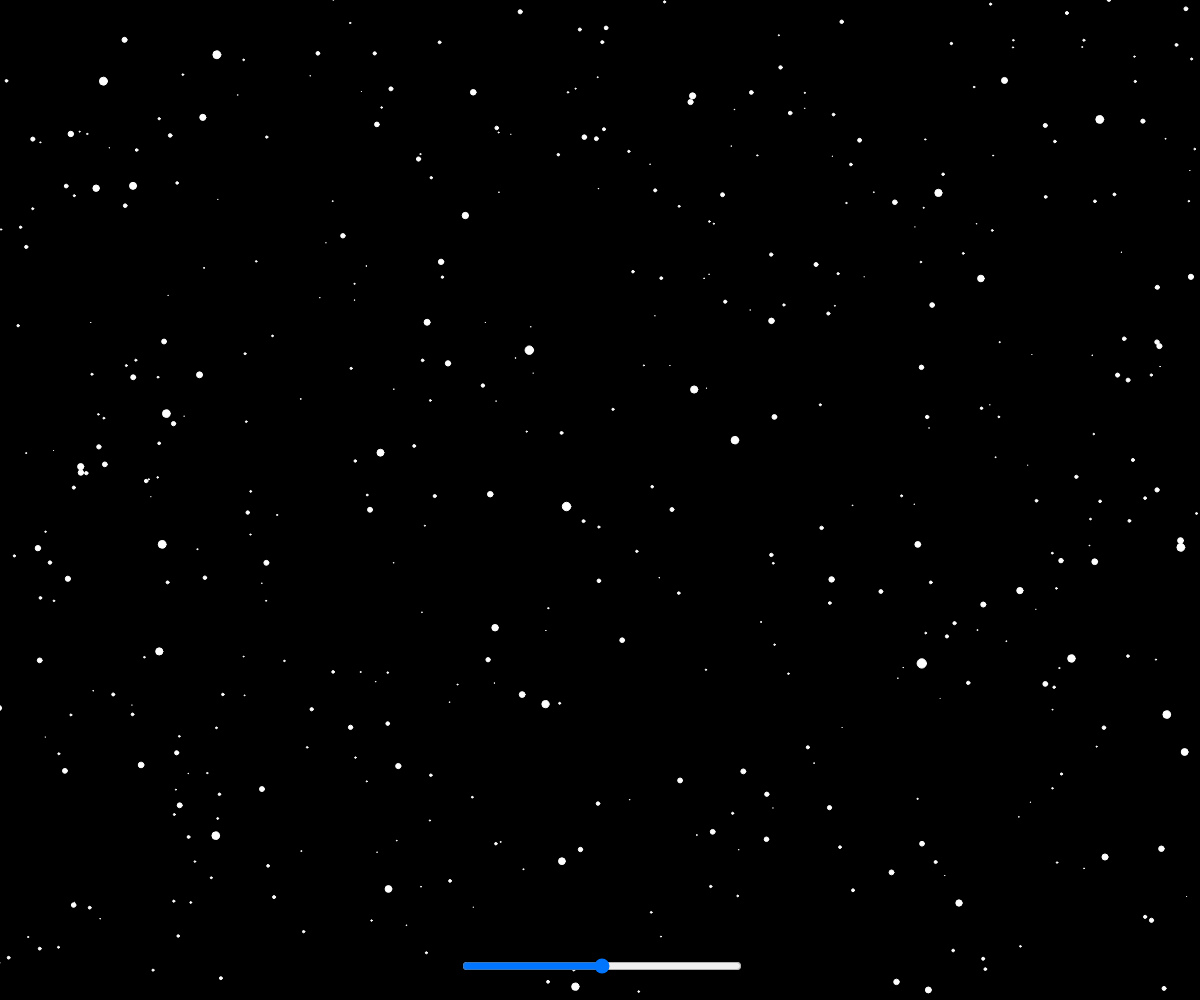
Frame 1 (no input)
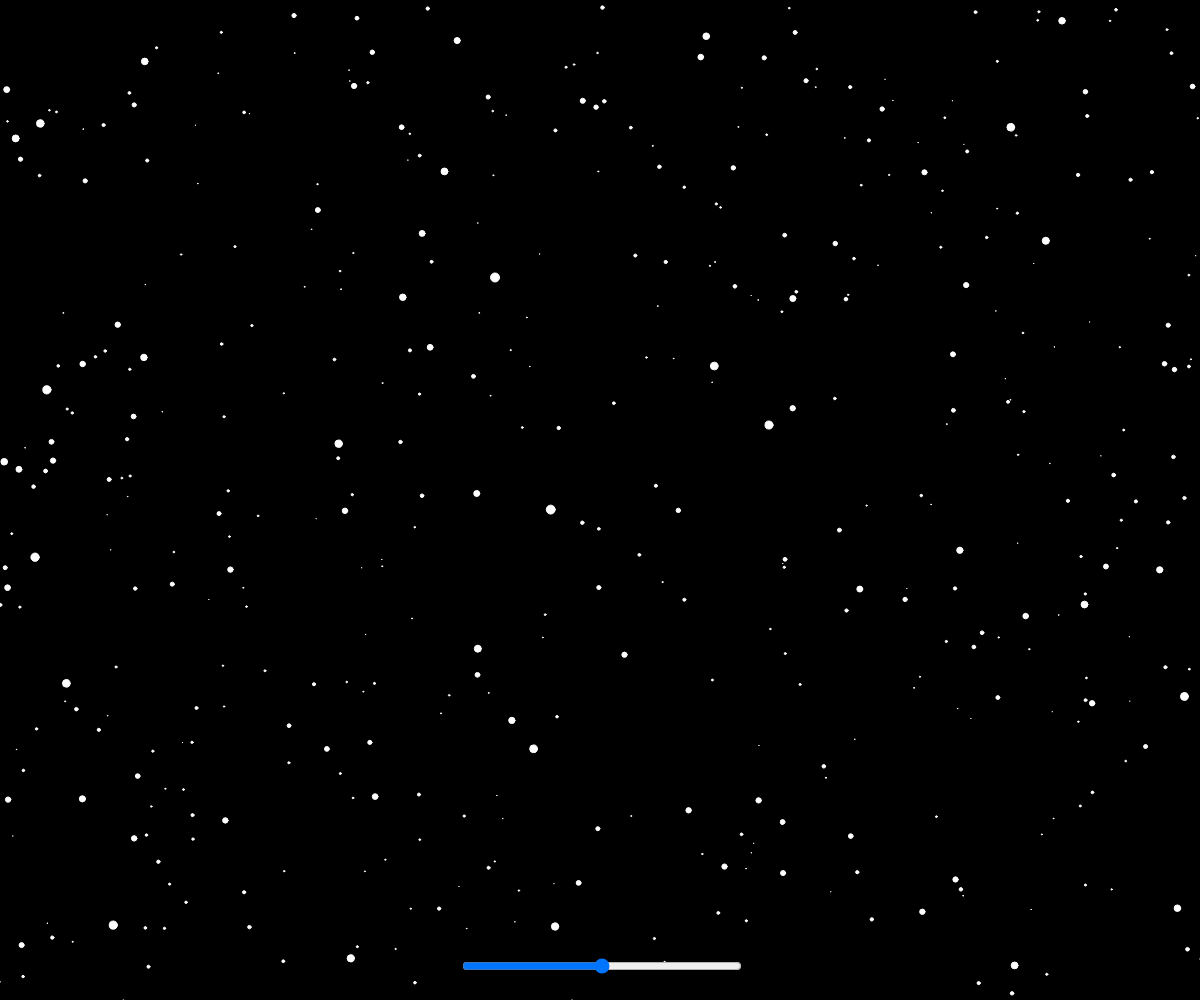
Frame 60 (no input)
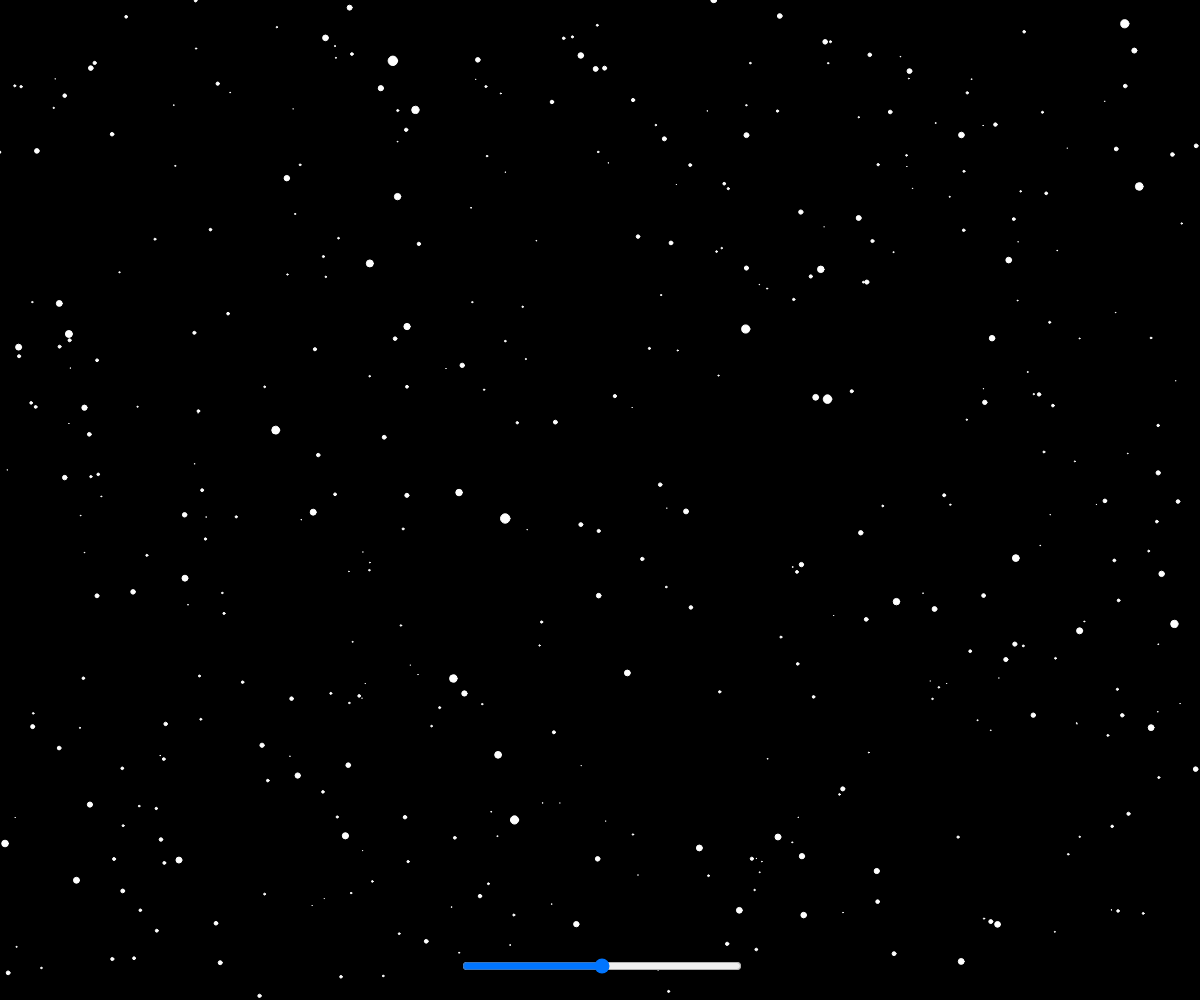
Frame 120 (the mouse pressed at the canvas centre since frame 60)

The p5.js sketch that drew these frames (run headless with seeded random() and noise() and a simulated clock; from frame 60 on, the mouse is pressed at the canvas centre):

// p5.js sketch
// ── sketch.js
// @ts-nocheck
/* eslint-disable */

let estrelas = [];
let slider;

function setup() {
	createCanvas(windowWidth, windowHeight);

	slider = createSlider(0, 2, 1);
	posicionarSlider();

	for (let i = 0; i < (width + height) / 2; i++) {
		estrelas[i] = new Estrela();
	}
}

function draw() {
	translate(width / 2, height / 2);
	background(0);

	for (let i = 0; i < estrelas.length; i++) {
		estrelas[i].mostrar();
		estrelas[i].atualizar();
	}
}

function windowResized() {
	resizeCanvas(windowWidth, windowHeight);
	posicionarSlider();
}

function posicionarSlider() {
	if (!slider) return;
	const sliderWidth = min(280, width - 40);
	slider.style('width', sliderWidth + 'px');
	slider.position((width - sliderWidth) / 2, height - 44);
}

function Estrela() {
	this.x = random(-width / 2, width / 2);
	this.y = random(-height / 2, height / 2);
	this.z = random(width);
	this.zanterior = this.z;
	this.accel = 0;

	this.mostrar = function () {
		fill(255);
		stroke(255);

		let movimento_x = map(this.x / this.z, 0, 1, 0, width);
		let movimento_y = map(this.y / this.z, 0, 1, 0, height);
		let diametro = map(this.z, 0, width, 10, 0);

		circle(movimento_x, movimento_y, diametro);
	};

	this.atualizar = function () {
		if (slider.value() === 2) {
			this.accel += 0.05;
			this.accel = constrain(this.accel, 1, 20);
		} else if (slider.value() === 1) {
			this.accel = 1;
		} else {
			this.accel = 0;
		}

		this.z -= slider.value() * this.accel;
		if (this.z <= 0) {
			this.x = random(-width / 2, width / 2);
			this.y = random(-height / 2, height / 2);
			this.z = width;
		}
	};
}
